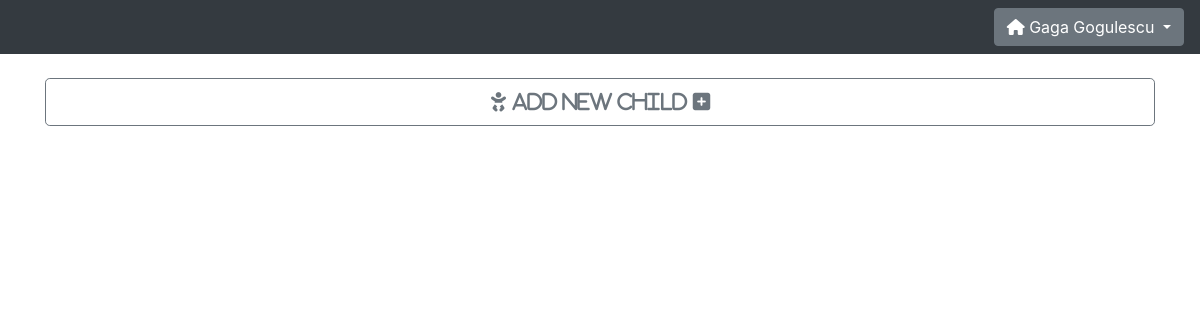
Before: / (signed in) with the older database file.
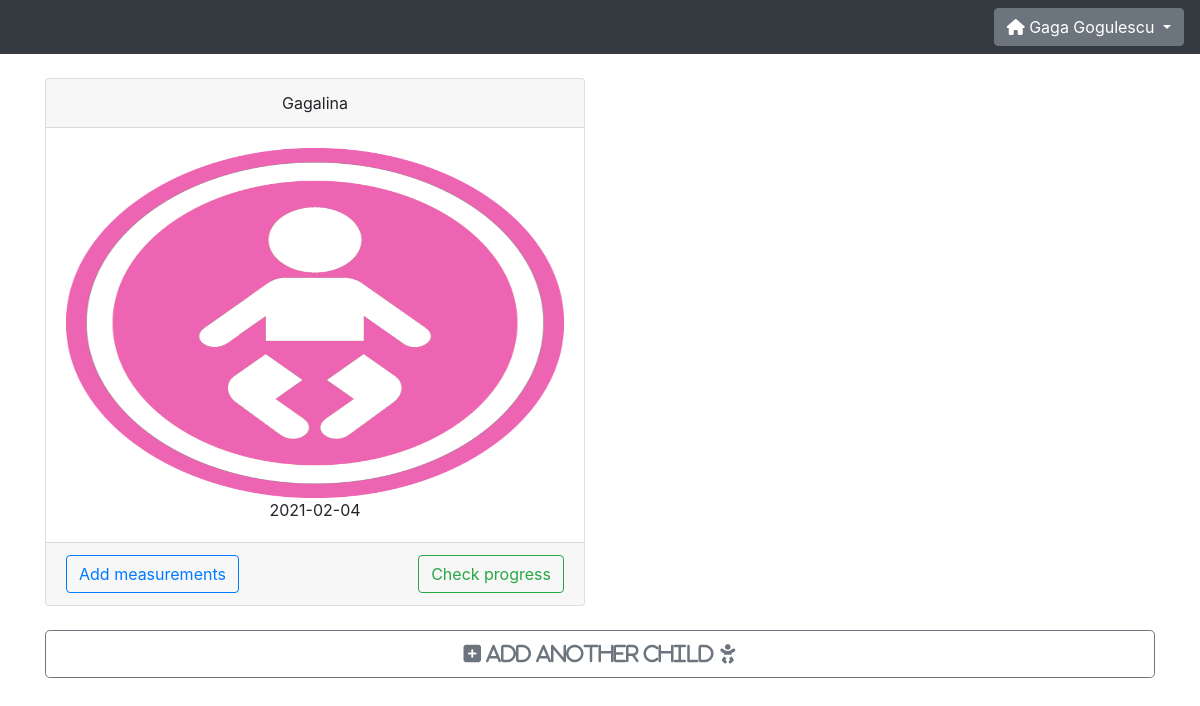
After: the same page with the newer database file.
### website/models.py (models this page shows)
class User(db.Model,UserMixin):
    id = db.Column(db.Integer, primary_key=True)
    u_name = db.Column(db.String(20), unique=True)
    u_fname = db.Column(db.String(50))
    u_lname = db.Column(db.String(50))
    u_email = db.Column(db.String(150), unique=True)
    u_password = db.Column(db.String(150))
    u_type = db.Column(db.String(5))
    u_date_created = db.Column(db.DateTime(timezone=True), default=func.now())
    u_last_login = db.Column(db.DateTime(timezone=True), default=func.now())
    kids = db.relationship('Child')

class Child(db.Model):
    id = db.Column(db.Integer, primary_key=True)
    c_first_name = db.Column(db.String(50))
    c_last_name = db.Column(db.String(50))
    c_birth_date = db.Column(db.Date())
    c_gender = db.Column(db.String(6))
    c_height = db.Column(db.Integer)
    c_weight = db.Column(db.Float(precision='3,2'))
    c_parent_id = db.Column(db.Integer, db.ForeignKey('user.id'))
    history = db.relationship('History')

### website/views.py (the view)
@views.route('/', methods=['GET','POST'])
@login_required
def home():
    user = current_user
    def get_kids(user):
        result = Child.query.filter_by(c_parent_id=user).all()
        return result
    data = len(get_kids(user.id))
    return render_template('home.html', data=data, user=current_user)

### website/__init__.py (called while the page is built)
def create_app():
    app = Flask(__name__)
    app.config['SECRET_KEY'] = 'mySuperSecretKey'
    app.config['SQLALCHEMY_DATABASE_URI'] = f'sqlite:///../DB/{DB_NAME}'
    app.config['SQLALCHEMY_TRACK_MODIFICATIONS'] = False
    db.init_app(app)
    from .views import views
    from .auth import auth
    app.register_blueprint(views, url_prefix='/')
    app.register_blueprint(auth, url_prefix='/')
    from .models import User, Child, History
    create_database(app)
    login_manager = LoginManager()
    login_manager.login_view = 'auth.login'
    login_manager.init_app(app)
    @login_manager.user_loader
    def load_user(id):
        return User.query.get(int(id))
    return app

### website/templates/home.html
{% extends "base.html" %}{% block title %}Home{% endblock %} {% block content %}
{% if data > 0 %}
<div class="row">
  {% for child in user.kids %}
    <div class="col-md-6">
        <div class="card mdb-color lighten-2 text-center z-depth-2">
            <div class="card-header">{{ child.c_first_name }}</div>
            <div class="card-body">
                <img class="card-img-top" src="{{ url_for('static', filename='baby_' + child.c_gender + '.png') }}" width="40" height="350" alt="{{ child_c_first_name }}'s photo not available" />
                <p class="card-text">{{ child.c_birth_date }}</p>
            </div>
            <div class="card-footer">
                <a href="/add_measurements?child={{ child.id }}" class="btn btn-outline-primary" style="float:left">Add measurements</a>
                <a href="/check_progress?child={{ child.id }}" class="btn btn-outline-success" style="float:right">Check progress</a>
            </div>
        </div>
    <br />
    </div>
  {% endfor %}
</div>
<div>
    <a href='/add_child' role="button" class="btn btn-outline-secondary btn-lg btn-block" >
        <i class="fas fa-plus-square"> Add another child </i> <i class="fas fa-baby"></i>
    </a>
</div>
{% else %}
<div>
    <a href='/add_child' role="button" class="btn btn-outline-secondary btn-lg btn-block">
        <i class="fas fa-baby"> Add new child </i> <i class="fas fa-plus-square"></i>
    </a>
</div>
{% endif %} {% endblock %}

### website/templates/base.html (shortened to what this page needs)
<!DOCTYPE html>
<html>
    <head>
        <link
            rel="stylesheet"
            href="https://stackpath.bootstrapcdn.com/bootstrap/4.4.1/css/bootstrap.min.css"
        />
        <link
            rel="stylesheet"
            href="https://stackpath.bootstrapcdn.com/font-awesome/4.7.0/css/font-awesome.min.css"
        />
        <link
            href="http://cdn.bokeh.org/bokeh/release/bokeh-2.0.1.min.css"
            rel="stylesheet" type="text/css"
        />
        <link rel="stylesheet" href="https://stackpath.bootstrapcdn.com/bootstrap/4.1.3/css/bootstrap.min.css">
    </head>
    <body>
        <nav class="navbar navbar-expand-lg navbar-dark bg-dark">
            <div class="collapse navbar-collapse justify-content-end" id="navbar">
                <div class="navbar-nav">
                    {% if user.is_authenticated %}
                    <ul class="navbar-nav">
                        <div class="dropdown">
                            <button class="btn btn-secondary dropdown-toggle" type="button" id="dropdownMenu2" data-toggle="dropdown" aria-haspopup="true" aria-expanded="false">
                                <span><i class="fas fa-home"></i></span> {{ user.u_fname + " " + user.u_lname }}
                            </button>
                        </div>
                    </ul>
                    {% endif %}
                </div>
            </div>
        </nav>
        <br />
        <div class="container">
            {% block content %}
            {% endblock %}
        </div>
    </body>
</html>

Changed rows visible on the page:
added Child: c_first_name "Gagalina", c_gender (picture), c_birth_date "2021-02-04"
Other visible differences:
text no longer shown: "Add new child"
text now shown: "Add another child"
